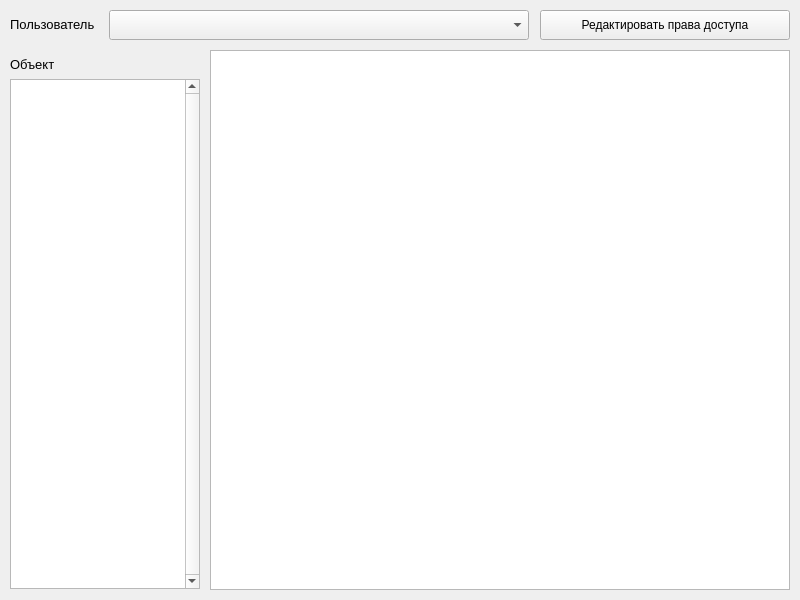
<?xml version="1.0" encoding="UTF-8"?>
<ui version="4.0">
 <class>MainWindow</class>
 <widget class="QMainWindow" name="MainWindow">
  <property name="geometry">
   <rect>
    <x>0</x>
    <y>0</y>
    <width>800</width>
    <height>600</height>
   </rect>
  </property>
  <property name="windowTitle">
   <string>MainWindow</string>
  </property>
  <widget class="QWidget" name="centralwidget">
   <widget class="QStackedWidget" name="stackedWidget">
    <property name="geometry">
     <rect>
      <x>0</x>
      <y>0</y>
      <width>800</width>
      <height>600</height>
     </rect>
    </property>
    <widget class="QWidget" name="page_main">
     <widget class="QComboBox" name="user_box">
      <property name="geometry">
       <rect>
        <x>109</x>
        <y>10</y>
        <width>420</width>
        <height>30</height>
       </rect>
      </property>
     </widget>
     <widget class="QPushButton" name="admin_button">
      <property name="geometry">
       <rect>
        <x>540</x>
        <y>10</y>
        <width>250</width>
        <height>30</height>
       </rect>
      </property>
      <property name="sizePolicy">
       <sizepolicy hsizetype="Minimum" vsizetype="Fixed">
        <horstretch>0</horstretch>
        <verstretch>0</verstretch>
       </sizepolicy>
      </property>
      <property name="text">
       <string>Редактировать права доступа</string>
      </property>
     </widget>
     <widget class="QLabel" name="user_text">
      <property name="geometry">
       <rect>
        <x>10</x>
        <y>10</y>
        <width>100</width>
        <height>30</height>
       </rect>
      </property>
      <property name="sizePolicy">
       <sizepolicy hsizetype="Fixed" vsizetype="Preferred">
        <horstretch>0</horstretch>
        <verstretch>0</verstretch>
       </sizepolicy>
      </property>
      <property name="font">
       <font>
        <pointsize>12</pointsize>
        <weight>75</weight>
        <bold>true</bold>
       </font>
      </property>
      <property name="text">
       <string>&lt;html&gt;&lt;head/&gt;&lt;body&gt;&lt;p&gt;&lt;span style=&quot; font-size:10pt; font-weight:400;&quot;&gt;Пользователь&lt;/span&gt;&lt;/p&gt;&lt;/body&gt;&lt;/html&gt;</string>
      </property>
     </widget>
     <widget class="QListWidget" name="object_list">
      <property name="geometry">
       <rect>
        <x>10</x>
        <y>79</y>
        <width>190</width>
        <height>510</height>
       </rect>
      </property>
      <property name="verticalScrollBarPolicy">
       <enum>Qt::ScrollBarAlwaysOn</enum>
      </property>
      <property name="dragEnabled">
       <bool>false</bool>
      </property>
      <property name="dragDropMode">
       <enum>QAbstractItemView::NoDragDrop</enum>
      </property>
      <property name="movement">
       <enum>QListView::Static</enum>
      </property>
      <property name="layoutMode">
       <enum>QListView::SinglePass</enum>
      </property>
      <property name="selectionRectVisible">
       <bool>false</bool>
      </property>
     </widget>
     <widget class="QLabel" name="object_text">
      <property name="geometry">
       <rect>
        <x>10</x>
        <y>50</y>
        <width>190</width>
        <height>30</height>
       </rect>
      </property>
      <property name="sizePolicy">
       <sizepolicy hsizetype="Fixed" vsizetype="Preferred">
        <horstretch>0</horstretch>
        <verstretch>0</verstretch>
       </sizepolicy>
      </property>
      <property name="font">
       <font>
        <pointsize>12</pointsize>
        <weight>75</weight>
        <bold>true</bold>
       </font>
      </property>
      <property name="text">
       <string>&lt;html&gt;&lt;head/&gt;&lt;body&gt;&lt;p&gt;&lt;span style=&quot; font-size:10pt; font-weight:400;&quot;&gt;Объект&lt;/span&gt;&lt;/p&gt;&lt;/body&gt;&lt;/html&gt;</string>
      </property>
     </widget>
     <widget class="QTextBrowser" name="in_object">
      <property name="geometry">
       <rect>
        <x>210</x>
        <y>50</y>
        <width>580</width>
        <height>540</height>
       </rect>
      </property>
     </widget>
    </widget>
    <widget class="QWidget" name="page_admin">
     <widget class="QWidget" name="gridLayoutWidget">
      <property name="geometry">
       <rect>
        <x>10</x>
        <y>210</y>
        <width>781</width>
        <height>171</height>
       </rect>
      </property>
      <layout class="QGridLayout" name="gridLayout">
       <item row="3" column="1">
        <widget class="QLabel" name="user_text_2">
         <property name="sizePolicy">
          <sizepolicy hsizetype="Fixed" vsizetype="Preferred">
           <horstretch>0</horstretch>
           <verstretch>0</verstretch>
          </sizepolicy>
         </property>
         <property name="font">
          <font>
           <pointsize>12</pointsize>
           <weight>75</weight>
           <bold>true</bold>
          </font>
         </property>
         <property name="text">
          <string>&lt;html&gt;&lt;head/&gt;&lt;body&gt;&lt;p&gt;&lt;span style=&quot; font-size:10pt; font-weight:400;&quot;&gt;Пользователь&lt;/span&gt;&lt;/p&gt;&lt;/body&gt;&lt;/html&gt;</string>
         </property>
         <property name="alignment">
          <set>Qt::AlignCenter</set>
         </property>
        </widget>
       </item>
       <item row="8" column="0">
        <widget class="QLabel" name="rights_text">
         <property name="sizePolicy">
          <sizepolicy hsizetype="Fixed" vsizetype="Preferred">
           <horstretch>0</horstretch>
           <verstretch>0</verstretch>
          </sizepolicy>
         </property>
         <property name="font">
          <font>
           <pointsize>12</pointsize>
           <weight>75</weight>
           <bold>true</bold>
          </font>
         </property>
         <property name="text">
          <string>&lt;html&gt;&lt;head/&gt;&lt;body&gt;&lt;p&gt;&lt;span style=&quot; font-size:10pt; font-weight:400;&quot;&gt;Права доступа&lt;/span&gt;&lt;/p&gt;&lt;/body&gt;&lt;/html&gt;</string>
         </property>
         <property name="alignment">
          <set>Qt::AlignCenter</set>
         </property>
        </widget>
       </item>
       <item row="4" column="1">
        <widget class="QComboBox" name="user_box_2"/>
       </item>
       <item row="7" column="1">
        <widget class="QDialogButtonBox" name="user_edit_but">
         <property name="standardButtons">
          <set>QDialogButtonBox::No|QDialogButtonBox::Yes</set>
         </property>
         <property name="centerButtons">
          <bool>true</bool>
         </property>
        </widget>
       </item>
       <item row="7" column="0">
        <widget class="QDialogButtonBox" name="object_edit_but">
         <property name="standardButtons">
          <set>QDialogButtonBox::No|QDialogButtonBox::Yes</set>
         </property>
         <property name="centerButtons">
          <bool>true</bool>
         </property>
        </widget>
       </item>
       <item row="3" column="0">
        <widget class="QLabel" name="object_text_2">
         <property name="sizePolicy">
          <sizepolicy hsizetype="Fixed" vsizetype="Preferred">
           <horstretch>0</horstretch>
           <verstretch>0</verstretch>
          </sizepolicy>
         </property>
         <property name="font">
          <font>
           <pointsize>12</pointsize>
           <weight>75</weight>
           <bold>true</bold>
          </font>
         </property>
         <property name="text">
          <string>&lt;html&gt;&lt;head/&gt;&lt;body&gt;&lt;p&gt;&lt;span style=&quot; font-size:10pt; font-weight:400;&quot;&gt;Объект&lt;/span&gt;&lt;/p&gt;&lt;/body&gt;&lt;/html&gt;</string>
         </property>
         <property name="alignment">
          <set>Qt::AlignCenter</set>
         </property>
        </widget>
       </item>
       <item row="5" column="0">
        <widget class="QLineEdit" name="object_init"/>
       </item>
       <item row="4" column="0">
        <widget class="QComboBox" name="object_box"/>
       </item>
       <item row="5" column="1">
        <widget class="QLineEdit" name="user_init"/>
       </item>
       <item row="6" column="1">
        <widget class="QCheckBox" name="admin_box">
         <property name="text">
          <string>Администратор?</string>
         </property>
        </widget>
       </item>
       <item row="8" column="1">
        <widget class="QComboBox" name="rights_box"/>
       </item>
      </layout>
     </widget>
     <widget class="QPushButton" name="back_button">
      <property name="geometry">
       <rect>
        <x>690</x>
        <y>560</y>
        <width>100</width>
        <height>30</height>
       </rect>
      </property>
      <property name="text">
       <string>Назад</string>
      </property>
     </widget>
    </widget>
   </widget>
  </widget>
 </widget>
 <resources/>
 <connections/>
</ui>
